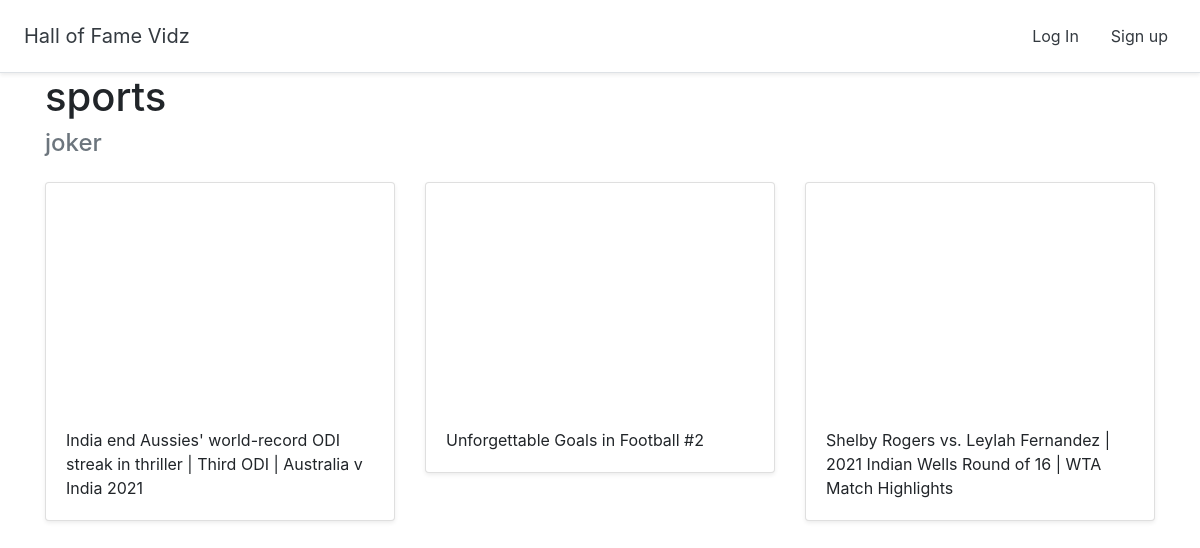
/halloffame/3/, run on the app's committed database.
### halls/models.py (models this page shows, shortened)
class Hall(models.Model):
    title=models.CharField(max_length=255)
    user=models.ForeignKey(User,on_delete=models.CASCADE)

class Video(models.Model):
    title=models.CharField(max_length=255)
    url=models.URLField()
    youtube_id = models.CharField(max_length=255)
    hall = models.ForeignKey(Hall,on_delete=models.CASCADE)

### halls/views.py (the view)
# urls.py: path('halloffame/<int:pk>/',views.DetailHall.as_view(),name='detail_hall'),
class DetailHall(generic.DetailView):
    model=Hall
    template_name = 'halls/detail_hall.html'

### halls/templates/halls/detail_hall.html (shortened to what this page needs)
{% extends 'halls/base.html' %}
{% block content %}
<div class="container">
<h1>{{ hall.title }}</h1>
<h4 class="text-muted">{{ hall.user.username }}</h4>
<div class="row">
    {% for video in hall.video_set.all %}
    <div class="col-md-4 mt-3">
    <div class="card mb-4 shadow-sm">
        <iframe width="100%%" height="225" src="https://www.youtube.com/embed/{{ video.youtube_id }}" title="YouTube video player" frameborder="0" allow="accelerometer; autoplay; clipboard-write; encrypted-media; gyroscope; picture-in-picture" allowfullscreen></iframe>
            <div class="card-body">
                <p class="card-text">{{ video.title }}</p>
            </div>
        </div>
    </div>
    {% endfor %}
</div>
{% endblock %}

### data on the page
Hall: title "sports", user.username "joker"
Video: title "India end Aussies' world-record ODI streak in thriller | Third ODI | Australia v India 2021"
Video: title "Unforgettable Goals in Football #2"
Video: title "Shelby Rogers vs. Leylah Fernandez | 2021 Indian Wells Round of 16 | WTA Match Highlights"
